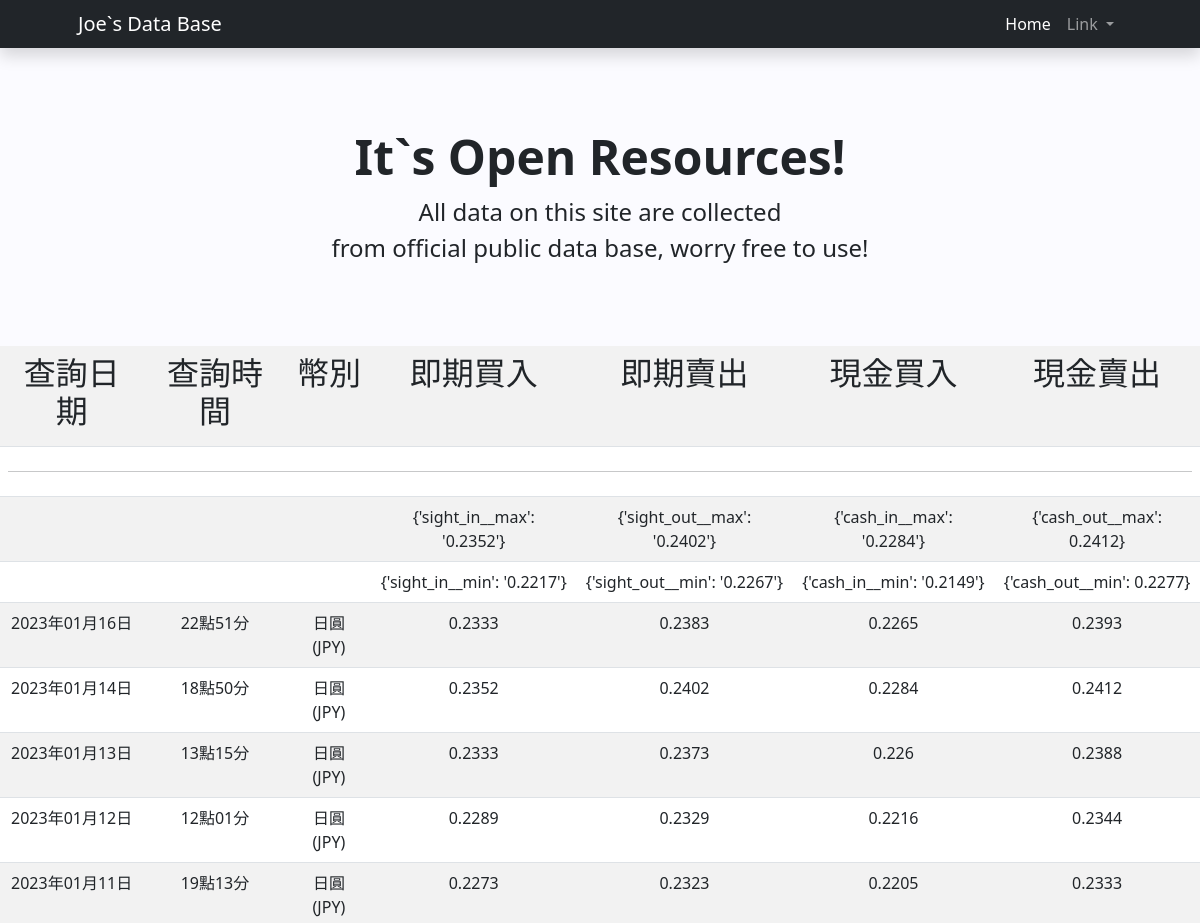
Before: /jpy_history/ (upper part) with the older database file.
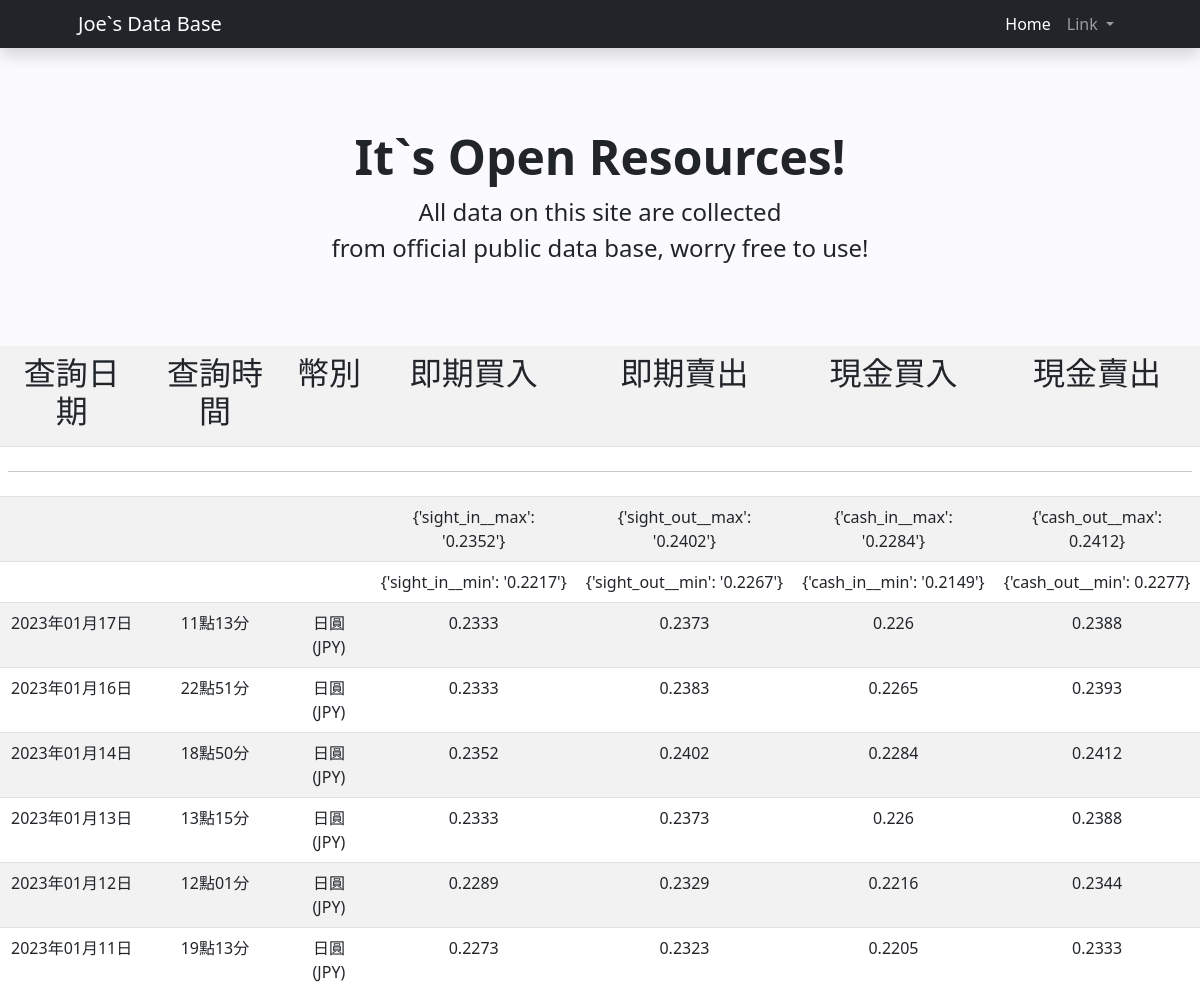
After: the same page with the newer database file.
### myworldapp/models.py (models this page shows)
class jpy_rate(models.Model):
    search_date = models.CharField(max_length=20,default='')
    search_time = models.CharField(max_length=20,default='')
    country = models.CharField(max_length=20,default='')
    sight_in = models.CharField(max_length=20,default='')
    sight_out = models.CharField(max_length=20,default='')
    cash_in = models.CharField(max_length=20,default='')
    cash_out = models.FloatField(default='')

### myworldapp/views.py (the view)
# urls.py: path('jpy_history/',views.jpy_history),
def jpy_history(request):
	data = jpy_rate.objects.all()
	max_sightin = jpy_rate.objects.aggregate(Max('sight_in'))
	min_sightin = jpy_rate.objects.aggregate(Min('sight_in'))
	max_sightout = jpy_rate.objects.aggregate(Max('sight_out'))
	min_sightout = jpy_rate.objects.aggregate(Min('sight_out'))
	max_cashin = jpy_rate.objects.aggregate(Max('cash_in'))
	min_cashin = jpy_rate.objects.aggregate(Min('cash_in'))
	max_cashout = jpy_rate.objects.aggregate(Max('cash_out'))
	min_cashout = jpy_rate.objects.aggregate(Min('cash_out'))
	return render(request,"jpy_history.html",locals())

### templates/jpy_history.html (shortened to what this page needs)
{% extends "base.html" %}
{% block content %}
<center>
    <table class="table table-striped table-hover">
        <tr align="center">
            <td><h2>查詢日期</h2></td>
            <td><h2>查詢時間</h2></td>
            <td><h2>幣別</h2></td>
            <td><h2>即期買入</h2></td>
            <td><h2>即期賣出</h2></td>
            <td><h2>現金買入</h2></td>
            <td><h2>現金賣出</h2></td>
        </tr>
        <tr>
            <td colspan="7">
                <hr>
            </td>
        </tr>
        <tr align="center">
            <td colspan="3"></td>
            <td>{{max_sightin}}</td>
            <td>{{max_sightout}}</td>
            <td>{{max_cashin}}</td>
            <td>{{max_cashout}}</td>
        </tr>
        <tr align="center">
            <td colspan="3"></td>
            <td>{{min_sightin}}</td>
            <td>{{min_sightout}}</td>
            <td>{{min_cashin}}</td>
            <td>{{min_cashout}}</td>
        </tr>
        {% for x in data reversed %}
        <tr align="center">
            <td>{{x.search_date}}</td>
            <td>{{x.search_time}}</td>
            <td>{{x.country}}</td>
            <td>{{x.sight_in}}</td>
            <td>{{x.sight_out}}</td>
            <td>{{x.cash_in}}</td>
            <td>{{x.cash_out}}</td>
        </tr>
        {% endfor %}
    </table>
</center>
{% endblock %}

Changed rows visible on the page:
added jpy_rate: search_date "2023年01月17日", search_time "11點13分", country "日圓 (JPY)", sight_in "0.2333", sight_out "0.2373", cash_in "0.226", cash_out "0.2388"
